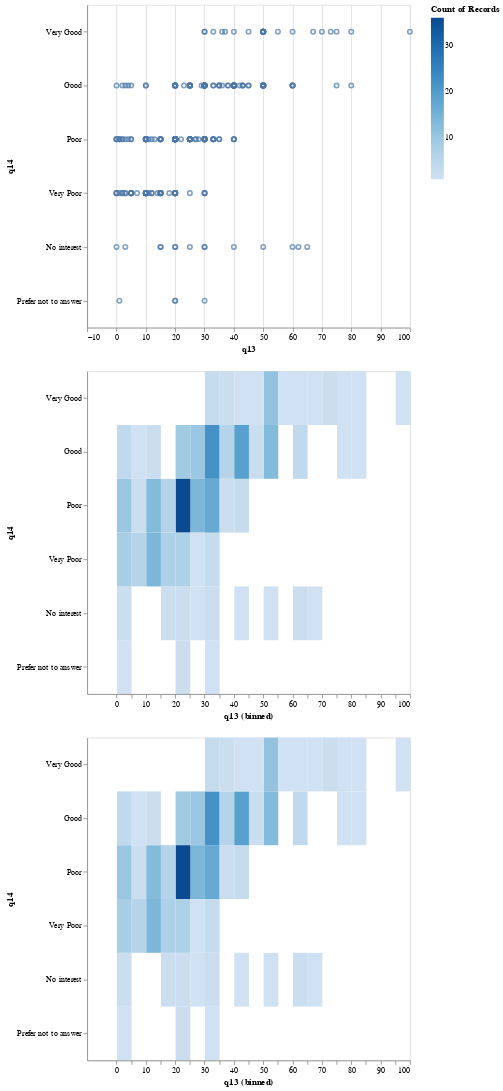

Source (notebook cell):
### Code cell
heatmap(q13_data, x="q13", y="q14")

### Figure 1 — Vega-Lite specification as saved in the notebook (floating-point values rounded to 4 significant figures; data arrays with more than 128 entries replaced by an {"elided": "..."} marker saying what was removed)
{"config": {"view": {"continuousWidth": 300, "continuousHeight": 300}}, "vconcat": [{"mark": {"type": "point"}, "encoding": {"x": {"field": "q13", "scale": {"domain": [-10, 100]}, "type": "quantitative"}, "y": {"field": "q14", "sort": ["Very Good", "Good", "Poor", "Very Poor", "No interest", "Prefer not to answer"], "type": "ordinal"}}, "height": 400, "width": 400}, {"mark": {"type": "rect"}, "encoding": {"color": {"aggregate": "count", "scale": {"scheme": "blues"}, "type": "quantitative"}, "x": {"bin": {"step": 5}, "field": "q13", "scale": {"domain": [-10, 100]}, "type": "quantitative"}, "y": {"field": "q14", "sort": ["Very Good", "Good", "Poor", "Very Poor", "No interest", "Prefer not to answer"], "type": "ordinal"}}, "height": 400, "width": 400}, {"mark": {"type": "rect"}, "encoding": {"color": {"aggregate": "count", "scale": {"scheme": "blues"}, "type": "quantitative"}, "x": {"bin": {"step": 5}, "field": "q13", "scale": {"domain": [-10, 100]}, "type": "quantitative"}, "y": {"field": "q14", "sort": ["Very Good", "Good", "Poor", "Very Poor", "No interest", "Prefer not to answer"], "type": "ordinal"}}, "height": 400, "width": 400}], "data": {"name": "data-80b110df953b1292e8f8ce45982b9da8"}, "$schema": "https://vega.github.io/schema/vega-lite/v5.8.0.json", "datasets": {"data-80b110df953b1292e8f8ce45982b9da8": {"elided": "287 records"}}}
